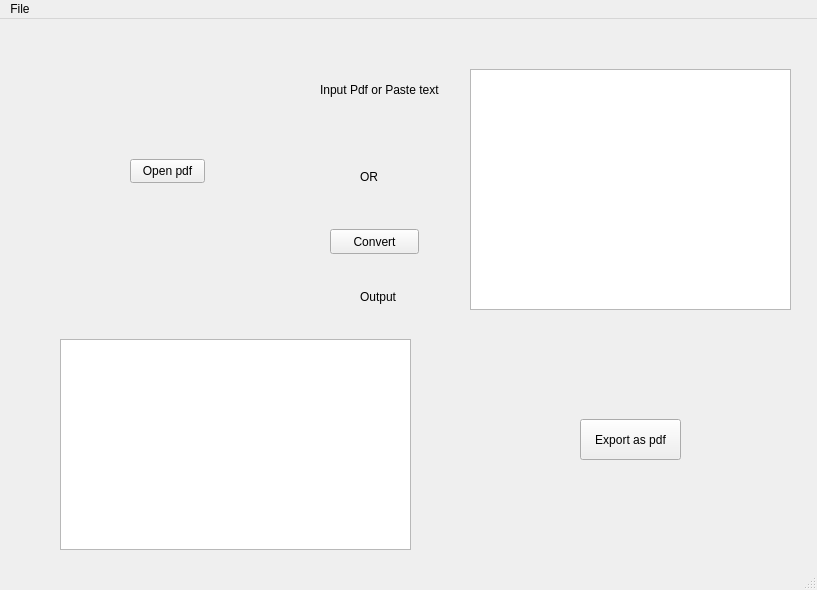
<?xml version="1.0" encoding="UTF-8"?>
<ui version="4.0">
 <class>MainWindow</class>
 <widget class="QMainWindow" name="MainWindow">
  <property name="geometry">
   <rect>
    <x>0</x>
    <y>0</y>
    <width>817</width>
    <height>590</height>
   </rect>
  </property>
  <property name="windowTitle">
   <string>MainWindow</string>
  </property>
  <widget class="QWidget" name="centralwidget">
   <widget class="QPushButton" name="open_pdf">
    <property name="geometry">
     <rect>
      <x>130</x>
      <y>140</y>
      <width>75</width>
      <height>24</height>
     </rect>
    </property>
    <property name="text">
     <string>Open pdf</string>
    </property>
   </widget>
   <widget class="QLabel" name="label">
    <property name="geometry">
     <rect>
      <x>360</x>
      <y>150</y>
      <width>49</width>
      <height>16</height>
     </rect>
    </property>
    <property name="text">
     <string>OR</string>
    </property>
   </widget>
   <widget class="QLabel" name="label_2">
    <property name="geometry">
     <rect>
      <x>320</x>
      <y>50</y>
      <width>141</width>
      <height>41</height>
     </rect>
    </property>
    <property name="text">
     <string>Input Pdf or Paste text</string>
    </property>
   </widget>
   <widget class="QLabel" name="label_3">
    <property name="geometry">
     <rect>
      <x>360</x>
      <y>270</y>
      <width>49</width>
      <height>16</height>
     </rect>
    </property>
    <property name="text">
     <string>Output</string>
    </property>
   </widget>
   <widget class="QPushButton" name="exportPDFbutton">
    <property name="geometry">
     <rect>
      <x>580</x>
      <y>400</y>
      <width>101</width>
      <height>41</height>
     </rect>
    </property>
    <property name="text">
     <string>Export as pdf</string>
    </property>
   </widget>
   <widget class="QPushButton" name="convertButton">
    <property name="geometry">
     <rect>
      <x>330</x>
      <y>210</y>
      <width>89</width>
      <height>25</height>
     </rect>
    </property>
    <property name="text">
     <string>Convert</string>
    </property>
   </widget>
   <widget class="QTextEdit" name="outputTextField">
    <property name="geometry">
     <rect>
      <x>60</x>
      <y>320</y>
      <width>351</width>
      <height>211</height>
     </rect>
    </property>
   </widget>
   <widget class="QTextEdit" name="inputTextField">
    <property name="geometry">
     <rect>
      <x>470</x>
      <y>50</y>
      <width>321</width>
      <height>241</height>
     </rect>
    </property>
   </widget>
  </widget>
  <widget class="QMenuBar" name="menubar">
   <property name="geometry">
    <rect>
     <x>0</x>
     <y>0</y>
     <width>817</width>
     <height>22</height>
    </rect>
   </property>
   <widget class="QMenu" name="menuFile">
    <property name="title">
     <string>File</string>
    </property>
    <addaction name="actionOpen"/>
    <addaction name="actionSave_Export"/>
   </widget>
   <addaction name="menuFile"/>
  </widget>
  <widget class="QStatusBar" name="statusbar"/>
  <action name="actionOpen">
   <property name="text">
    <string>Open</string>
   </property>
   <property name="statusTip">
    <string>open a pdf file or text file</string>
   </property>
   <property name="shortcut">
    <string>Ctrl+O</string>
   </property>
  </action>
  <action name="actionSave_Export">
   <property name="text">
    <string>Save/Export</string>
   </property>
   <property name="statusTip">
    <string>save the file</string>
   </property>
   <property name="shortcut">
    <string>Ctrl+S</string>
   </property>
  </action>
 </widget>
 <resources/>
 <connections/>
</ui>
